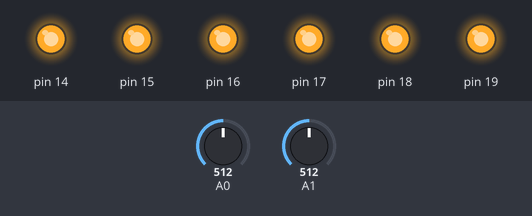
The sketch below on a simulated Arduino Uno, built with avr-gcc and run on an emulated ATmega328P. Parts: output pins drawn as LEDs (lit = HIGH). The test bench sets the inputs (shaded band); at power-on: A0 = 512, A1 = 512.

Above: at 0.1 s.
Timing chart, 0 to 1.6 s (numbered marks = the images above):
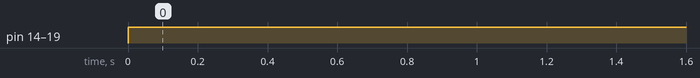

The sketch:

19.5.ino
```cpp
#include <avr/io.h>
#include <util/delay.h>
#define checkbit(x,y) ((x) & (y))
#define bitn(p) (0x01 << (p))

int main (void)
{
  int left, right;
  DDRC = 0xFF;
  while(1)
  {
    ADMUX = 0x40;
    ADCSRA = 0xC7;
    while(checkbit(ADCSRA, bitn(ADSC)));
    right = ADCW;
    ADMUX = 0x41;
    ADCSRA = 0xC7;
    while(checkbit(ADCSRA, bitn(ADSC)));
    left = ADCW;


    if ((left < 500) && (right < 500))
    {
      PORTC = 0x00;
    }
    else
    {
      PORTC = 0xFF;
    }

  }
}
```

Measured:
- by itself, pin 14–19: LOW → HIGH at 0.00 s
